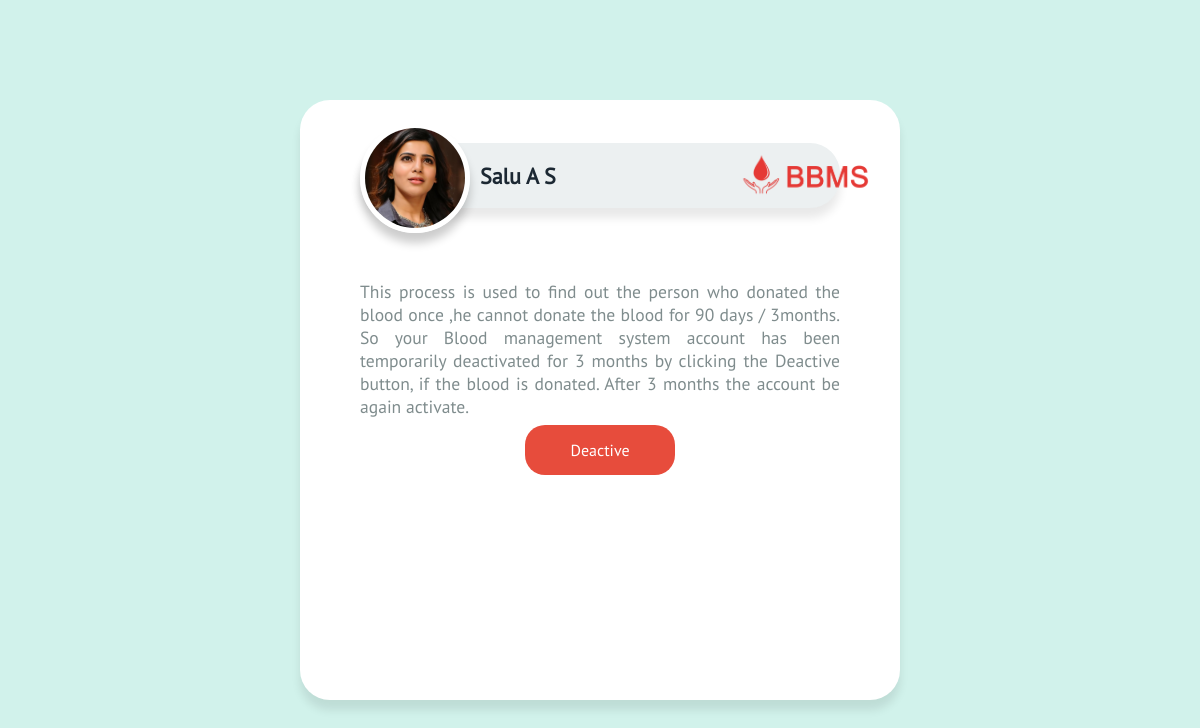
Screenshot of /user/home.php (signed in) with the database file from the repository.
### tables this page shows
CREATE TABLE `tbl_donors` (
  `DONORS_ID` int(11) NOT NULL,
  `PHOTO` varchar(500) NOT NULL,
  `NAME` varchar(30) NOT NULL,
  `MAIL` varchar(100) NOT NULL,
  `DOB` varchar(15) NOT NULL,
  `LIC_NO` varchar(20) NOT NULL,
  `GENDER` varchar(20) NOT NULL,
  `BLOOD_GROUP` varchar(5) NOT NULL,
  `MOBILE_NO` bigint(20) NOT NULL,
  `PLACE` varchar(50) NOT NULL,
  `LOGS` datetime NOT NULL,
  `Timestamp` datetime NOT NULL,
  `LOCATOR` int(10) DEFAULT NULL,
  `STATUS` int(11) NOT NULL,
  `Endstamp` datetime NOT NULL
);

### user/home.php (the view, shortened to what this page needs)
<?php
	require_once '../connection.php';
	if (isset($_SESSION['UID']))
	{
		$USER_ID = $_SESSION['UID'];
		$sql = "SELECT * FROM `tbl_donors` WHERE MAIL = '$USER_ID'";
		$result = mysqli_query($conn, $sql);
		$data = mysqli_fetch_assoc($result);
?>
<!DOCTYPE html>
<html>
<head>
	<link rel="stylesheet" type="text/css" href="../assets/css/user_home.css">
	<link rel="stylesheet" type="text/css" href="../assets/css/all.css">
</head>
<body>
	<div class="wrapper">
		<div class="display-box">
			<div class="header-bar">
				<?php
					echo "<img src='../".$data['PHOTO']."' class='img-fluid'>";
				?>
				<img src="../assets/images/icon1.png" class="brand">
				<div class="dropdown">
					<ul>
						<li class="h2">
							<?php echo $data['NAME'];?>
						</li>
					</ul>
				</div>
			</div>
			<p class="h3">This process is used to find out the person who donated the blood once ,he cannot donate the blood for 90 days / 3months. So your Blood management system account has been temporarily deactivated for 3 months by clicking the Deactive button, if the blood is donated. After 3 months the account be again activate.</p>
			<a href="deactive.php?id=<?php echo $data['DONORS_ID'];?>" style="text-decoration: none;">
				<button class="btn-action">
					Deactive
				</button>
			</a>
		</div>
	</div>
</body>
</html>
<?php
	}
	else
	{
		header('location:index.php');
	}
?>

### assets/css/user_home.css (style rules this page uses)
* { margin: 0; padding: 0; box-sizing: border-box; font-family: my_PTSans; }
body { background-color: #D1F2EB; color: #1C2833; }
.wrapper { display: block; height: 100vh; position: relative; }
.display-box { width: 50%; height: 600px; border-radius: 30px; box-shadow: 0 10px 10px rgba(0,0,0,0.09); background-color: #fff; position: absolute; top: 0; bottom: 0; right: 0; left: 0; margin: auto; }
.display-box .header-bar { width: 80%; height: 65px; background-color: #ecf0f1; border-radius: 30px; box-shadow: 0 10px 10px rgba(0,0,0,0.09); position: absolute; top: 0; bottom: 450px; right: 0; left: 0; margin: auto; }
.display-box a { text-decoration: none; color: #3498db; }
.dropdown { display: inline; position: relative; bottom: 95px; left: 120px; }
.dropdown ul li { list-style: none; }
.dropdown ul .h2 { font-size: 22px; font-weight: bold; }
.display-box .header-bar .img-fluid { width: 110px; height: 110px; display: inline; border-radius: 50%; position: relative; bottom: 20px; border: 5px solid #fff; box-shadow: 0 10px 10px rgba(0,0,0,0.2); }
.header-bar .brand { width: 140px; height: auto; display: inline; position: relative; bottom: 55px; left: 55%; }
.display-box .h3 { text-align: justify; width: 80%; position: absolute; top: 180px; bottom: 0; right: 0; left: 0; margin: auto; color: #7f8c8d; font-size: 1.1em; }
.display-box .btn-action { position: absolute; top: 100px; bottom: 0; right: 0; left: 0; margin: auto; height: 50px; width: 150px; border: none; outline: none; cursor: pointer; font-size: 16px; border-radius: 20px; background-color: #E74C3C; color: #fff; }

### rows the page displays
tbl_donors: PHOTO (picture), NAME "Salu A S"
